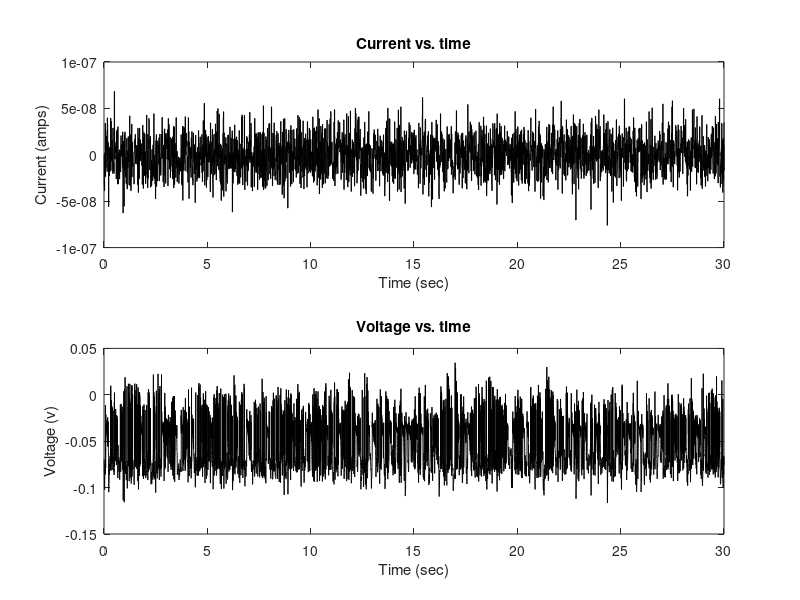

Here is the MATLAB script that generated this plot:
% Question 2 d
% This model contains a T-type Calcium current to generate a
% post-inhibitory rebound as a models of thalamic relay cells.
clear
dt = 0.001;
tmax=30;

iclamp_flag = 1; % if this is 1, run under current clamp conditions
vclamp_flag = 0; % otherwise this should be 1, for voltage clamp conditions

istart = 0.5; % time applied current starts
ilength=0.5;   % length of applied current pulse
I0= 6e-9;       % choose -10 to + 10 e-9 (eg +6, 0 , -4, -8)
Ie=I0+5e-9;     % magnitude of applied current pulse
%Ie = 0.78e-7; % threshold for constant spiking with no A-current

vstart = 0.25;  % time to step voltage
vlength = 0.5;  % length of voltage step
V0 = -0.080     % initial voltage before step
Ve = -0.040;    % value of votage stepped to

E_L = -0.070;   % leak reversal potential
E_Na = 0.055;   % reversal for sodium channels
E_K = -0.090;   % reversal for potassium channels
E_Ca = 0.120    % reversal potential for Ca current

g_L = 1.0e-6;     % specific leak conductance in Siemens per mm-square
g_Na = 0.36e-3;   % specific sodium conductance
g_K = 0.16e-3;    % specific potassium conductance
g_CaT = 20e-6;    % T-type calcium conductance

cm = 10e-9;     % specific membrane capacitance in Farads per mm-square

t=0:dt:tmax;    % time vector
V=zeros(size(t)); % voltage vector

I_L= zeros(size(t));
I_Na= zeros(size(t));
I_K= zeros(size(t));
I_CaT = zeros(size(t));

if ( iclamp_flag ) % i.e. if in current-clamp mode 
    V(1) = E_L;    % set the inititial value of voltage     
end

n=zeros(size(t));   % n: potassium activation gating variable
n(1) = 0.0;         % start off at zero
m=zeros(size(t));   % m: sodium activation gating variable
m(1) = 0.0;         % start off at zero
h=zeros(size(t));   % h: sodim inactivation gating variplot(t,V)able
h(1) = 0.0;         % start off at zero

mca=zeros(size(t)); % CaT current activation gating variable
mca(1) = 0.0;          
hca=zeros(size(t)); % CaT current inactivation gating variable
hca(1) = 0.0;

%%%%%%%%%%%%%%%%%%%%%%Code Added Below%%%%%%%%%%%%%%%%%%%%%%%%%%
Iapp= zeros(size(t));
startCurrent = 0;
for i = 1: length(Iapp),
    Iapp(i) = startCurrent;
    if (mod(i*dt,.01)==0),
        startCurrent =  randn*20e-9;
    end
end
spikes = zeros(size(t));
threshold = 0;
%%%%%%%%%%%%%%%%%%%%%%Code Added Above%%%%%%%%%%%%%%%%%%%%%%%%%%

Vapp=zeros(size(t)); % Applied voltage, relevant in voltage-clamp mode
if ( vclamp_flag )
    for i = 1:round(vstart/dt)          % % make V0 before pulse
        Vapp(i) = V0;
    end
    for i=round(vstart/dt)+1:round((vstart+vlength)/dt) % make Ve for duration of voltage pulse
        Vapp(i) = Ve;
    end
    for i=round((vstart+vlength)/dt):length(Vapp) % make V0 following pulse
        Vapp(i) = V0;
    end
end

Itot=zeros(size(t)); % in case we want to plot and look at the total current

for i = 2:length(t); % now see how things change through time
    I_L(i-1) = g_L*(E_L-V(i-1));
    
    Vm = V(i-1)*1000; % converts voltages to mV as needed in the equations on p.224 of Dayan/Abbott
    
    % Sodium and potassium gating variables are defined by the
    % voltage-dependent transition rates between states, labeled alpha and
    % beta. Written out from Dayan/Abbott, units are 1/ms.
    
    
    if ( Vm == -35 ) 
        alpha_m = 1;
    else 
        alpha_m = 0.1*(Vm+35)/(1-exp(-0.1*(Vm+35)));
    end
    beta_m = 4*exp(-(Vm+60)/18);

    alpha_h = 0.35*exp(-0.05*(Vm+58));
    beta_h = 5/(1+exp(-0.1*(Vm+28)));
    
    if ( Vm == -34 ) 
       alpha_n = 0.05/0.1;
    else
        alpha_n = 0.05*(Vm+34)/(1-exp(-0.1*(Vm+34)));
    end
    beta_n = 0.625*exp(-0.0125*(Vm+44));
     
    % From the alpha and beta for each gating variable we find the steady
    % state values (_inf) and the time constants (tau_) for each m,h and n.
    
    m_inf = alpha_m/(alpha_m+beta_m);
    
    tau_h = 1e-3/(alpha_h+beta_h);      % time constant converted from ms to sec
    h_inf = alpha_h/(alpha_h+beta_h);
    
    tau_n = 1e-3/(alpha_n+beta_n);      % time constant converted from ms to sec
    n_inf = alpha_n/(alpha_n+beta_n);   
    
    m(i) = m_inf;    % Update m, assuming time constant is neglible.
    
    h(i) = h_inf - (h_inf-h(i-1))*exp(-dt/tau_h);    % Update h
    
    n(i) = n_inf - (n_inf-n(i-1))*exp(-dt/tau_n);    % Update n
    
    % for the Ca_T current gating variables are given by formulae for the 
    % steady states and time constants:
    
    mca_inf = 1/(1+exp(-(Vm+52)/7.4));

    hca_inf = 1/(1+exp((Vm+76)/2));
    if ( Vm < -80 ) 
        tau_hca = 1e-3*exp((Vm+467)/66.6);
    else
        tau_hca = 24e-3+1e-3*119/(1+exp((Vm+70)/3));
    end
    
    mca(i) = mca_inf;
    hca(i) = hca_inf - (hca_inf-hca(i-1))*exp(-dt/tau_hca);
    
    g_Na_now = g_Na*m(i)*m(i)*m(i)*h(i);
    I_Na(i-1) = g_Na_now*(E_Na-V(i-1)); % total sodium current
    
    g_K_now = g_K*n(i)*n(i)*n(i)*n(i);
    I_K(i-1) = g_K_now*(E_K-V(i-1)); % total potassium current
    
    g_CaT_now = g_CaT*mca(i)*mca(i)*hca(i);
    I_CaT(i-1) = g_CaT_now*(E_Ca-V(i-1)); % Calcium T-type current
    
    
    Itot(i-1) = I_L(i-1)+I_Na(i-1)+I_K(i-1) ...
                +I_CaT(i-1) +Iapp(i-1); % total current is sum of leak + active channels + applied current
     
    g_Tot = g_L+g_Na_now+g_K_now+g_CaT_now;
    V_inf = (g_L*E_L + g_Na_now*E_Na + g_K_now*E_K  + g_CaT_now*E_Ca+Iapp(i-1))/g_Tot;
                   
    V(i) = V_inf - (V_inf-V(i-1))*exp(-dt*g_Tot/cm);  % Update the membrane potential, V.

    if ( vclamp_flag )      % if we are using voltage clamp
        V(i) = Vapp(i);     % ignore the voltage integration and set V to be the applied voltage
    end
    
%%%%%%%%%%%%%%%%%%%%%%Code Added Below%%%%%%%%%%%%%%%%%%%%%%%%%%
    if( V(i) >= threshold && V(i-1) < threshold) %count as spike
        spikes(i) = 1;
    end
%%%%%%%%%%%%%%%%%%%%%%Code Added Above%%%%%%%%%%%%%%%%%%%%%%%%%%
    
end

figure;
subplot(2,1,1)
plot(t,Iapp,'k')
xlabel('Time (sec)')
ylabel('Current (amps)')
title('Current vs. time')
hold on
subplot(2,1,2)
plot(t,V,'k')
hold on
xlabel('Time (sec)')
ylabel('Voltage (v)')
title('Voltage vs. time')
    